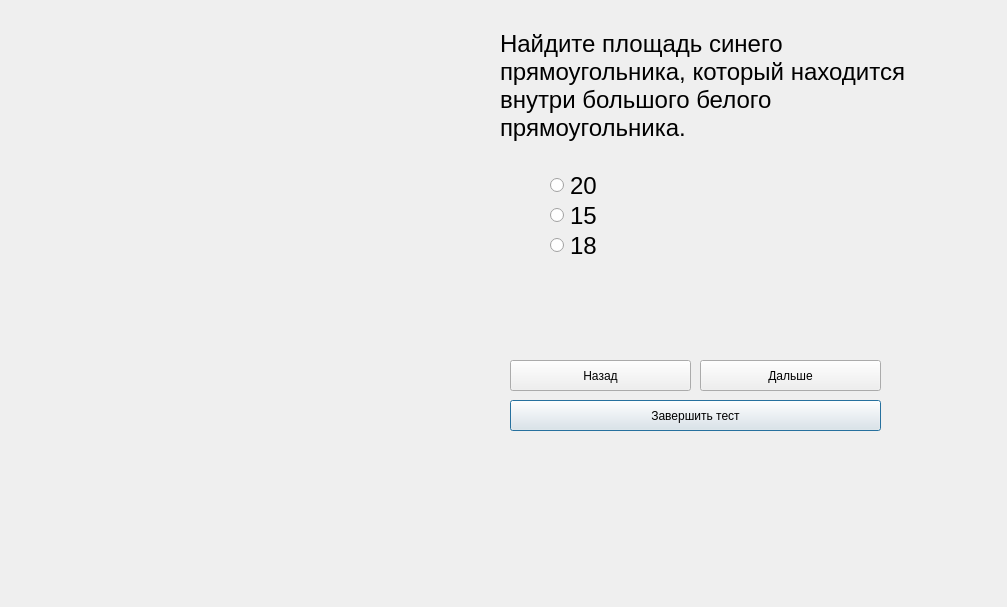
<?xml version="1.0" encoding="UTF-8"?>
<ui version="4.0">
 <class>testform3</class>
 <widget class="QDialog" name="testform3">
  <property name="geometry">
   <rect>
    <x>0</x>
    <y>0</y>
    <width>1007</width>
    <height>607</height>
   </rect>
  </property>
  <property name="windowTitle">
   <string>Dialog</string>
  </property>
  <widget class="QPushButton" name="finish_pushButton">
   <property name="geometry">
    <rect>
     <x>510</x>
     <y>400</y>
     <width>371</width>
     <height>31</height>
    </rect>
   </property>
   <property name="text">
    <string>Завершить тест</string>
   </property>
  </widget>
  <widget class="QPushButton" name="back_pushButton">
   <property name="geometry">
    <rect>
     <x>510</x>
     <y>360</y>
     <width>181</width>
     <height>31</height>
    </rect>
   </property>
   <property name="text">
    <string>Назад</string>
   </property>
  </widget>
  <widget class="QRadioButton" name="radioButton">
   <property name="geometry">
    <rect>
     <x>550</x>
     <y>170</y>
     <width>51</width>
     <height>31</height>
    </rect>
   </property>
   <property name="font">
    <font>
     <pointsize>18</pointsize>
    </font>
   </property>
   <property name="acceptDrops">
    <bool>false</bool>
   </property>
   <property name="toolTip">
    <string/>
   </property>
   <property name="text">
    <string>20</string>
   </property>
  </widget>
  <widget class="QRadioButton" name="radioButton_3">
   <property name="geometry">
    <rect>
     <x>550</x>
     <y>230</y>
     <width>61</width>
     <height>31</height>
    </rect>
   </property>
   <property name="font">
    <font>
     <pointsize>18</pointsize>
    </font>
   </property>
   <property name="text">
    <string>18</string>
   </property>
  </widget>
  <widget class="QLabel" name="question">
   <property name="geometry">
    <rect>
     <x>500</x>
     <y>30</y>
     <width>419</width>
     <height>111</height>
    </rect>
   </property>
   <property name="sizePolicy">
    <sizepolicy hsizetype="Preferred" vsizetype="Preferred">
     <horstretch>0</horstretch>
     <verstretch>0</verstretch>
    </sizepolicy>
   </property>
   <property name="font">
    <font>
     <pointsize>18</pointsize>
    </font>
   </property>
   <property name="mouseTracking">
    <bool>true</bool>
   </property>
   <property name="tabletTracking">
    <bool>false</bool>
   </property>
   <property name="focusPolicy">
    <enum>Qt::NoFocus</enum>
   </property>
   <property name="contextMenuPolicy">
    <enum>Qt::PreventContextMenu</enum>
   </property>
   <property name="autoFillBackground">
    <bool>false</bool>
   </property>
   <property name="midLineWidth">
    <number>-2</number>
   </property>
   <property name="text">
    <string>Найдите площадь синего прямоугольника, который находится внутри большого белого прямоугольника.  </string>
   </property>
   <property name="textFormat">
    <enum>Qt::AutoText</enum>
   </property>
   <property name="scaledContents">
    <bool>false</bool>
   </property>
   <property name="wordWrap">
    <bool>true</bool>
   </property>
   <property name="openExternalLinks">
    <bool>false</bool>
   </property>
  </widget>
  <widget class="QRadioButton" name="radioButton_2">
   <property name="geometry">
    <rect>
     <x>550</x>
     <y>200</y>
     <width>51</width>
     <height>31</height>
    </rect>
   </property>
   <property name="font">
    <font>
     <pointsize>18</pointsize>
    </font>
   </property>
   <property name="layoutDirection">
    <enum>Qt::LeftToRight</enum>
   </property>
   <property name="text">
    <string>15</string>
   </property>
  </widget>
  <widget class="QPushButton" name="next_pushButton_2">
   <property name="geometry">
    <rect>
     <x>700</x>
     <y>360</y>
     <width>181</width>
     <height>31</height>
    </rect>
   </property>
   <property name="text">
    <string>Дальше</string>
   </property>
  </widget>
  <widget class="QLabel" name="image">
   <property name="geometry">
    <rect>
     <x>30</x>
     <y>30</y>
     <width>411</width>
     <height>331</height>
    </rect>
   </property>
   <property name="text">
    <string/>
   </property>
  </widget>
 </widget>
 <resources/>
 <connections/>
</ui>
